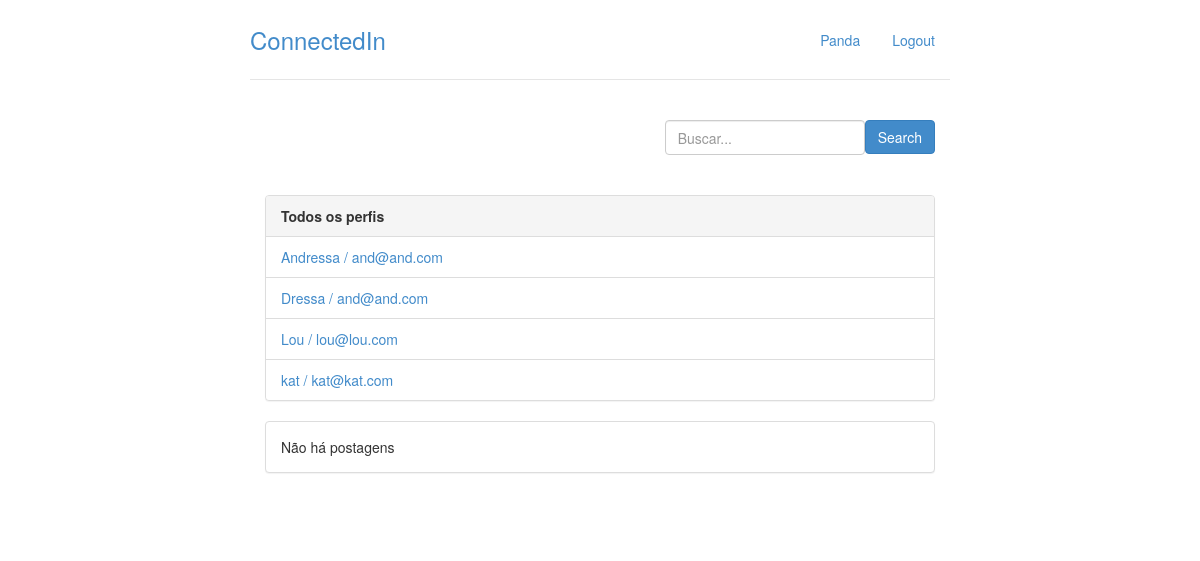
Before: / (signed in) with the older database file.
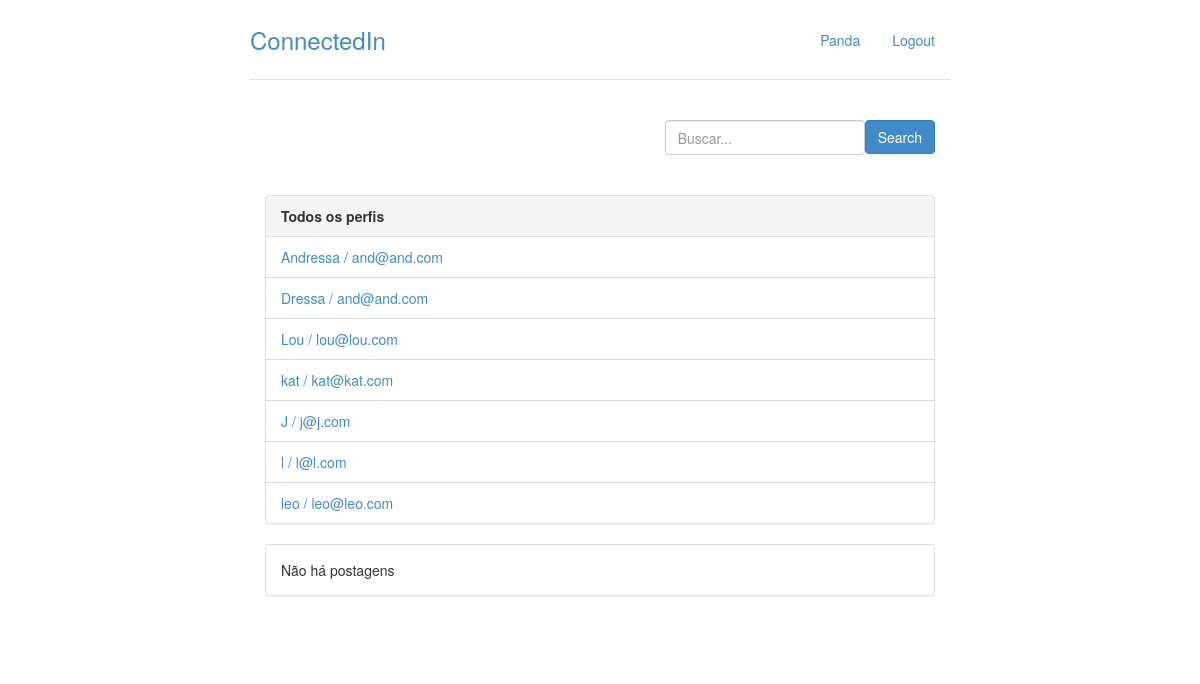
After: the same page with the newer database file.
### perfis/models.py (models this page shows, shortened)
class Perfil(models.Model):
    nome = models.CharField(max_length=255, null=False)
    telefone = models.CharField(max_length=20, null= False)
    nome_empresa = models.CharField(max_length=255, null=False)
    contatos = models.ManyToManyField('self')
    usuario = models.OneToOneField(User, related_name = "perfil", on_delete = models.CASCADE)
    perfis_bloqueados = models.ManyToManyField('self')
    @property
    def email(self):
        return self.usuario.email

### perfis/views.py (the view)
# urls.py: path('', views.index,name='index'),
@login_required
def index(request):
	perfil_logado = get_perfil_logado(request)
	return render(request, 'index.html',{'perfis' : Perfil.objects.all(), 'perfil_logado' : get_perfil_logado(request)})

### perfis/views.py (called while the page is built)
@login_required
def get_perfil_logado(request):
	return request.user.perfil

### perfis/templates/index.html
{% extends 'base.html' %}
{% block body %}
<div class="col-lg-12">
	<div class="panel panel-default">
		<div class="panel-heading">
			<strong>Todos os perfis</strong>
		</div>
		{% if perfis %}
		<ul class="list-group">
            {% for perfil in perfis %}
                {% if perfil.id != perfil_logado.id %}
                    <li class="list-group-item">
                        <a href = "{% url 'exibir' perfil.id %}">	{{ perfil.nome }} / {{ perfil.email }}
                        </a>
                    </li>
                {% endif %}
			{% endfor %}
		{% else %}
			<p>Não há perfis cadastrados</p>
		</ul>
		{% endif %}
	</div>
	<div class="panel panel-default">
		{% if perfil_logado.minha_timeline.get_timeline %}
			<div class="panel-heading">
				<strong>
					Todas as postagens
				</strong>
			</div>
			<ul class="list-group">
				{% for postagem in perfil_logado.minha_timeline.get_timeline %}
					<li class = "list-group-item">
						{{ postagem }}
						<p>{{ postagem.dt_publicacao }}
								{% if postagem.responsavel.id == perfil_logado.id %}
								<a class = "pull-right" href = "{% url 'excluir_post' postagem.id %}">Excluir</a>
								{% endif %}
						</p>
					</li>
				{% endfor %}
			</ul>
		{% else %}
			<div class="panel-body">
				Não há postagens
			</div>
		{% endif %}
	</div>
</div>
{% endblock %}

### perfis/templates/base.html (shortened to what this page needs)
{% load staticfiles %}
<!doctype html>
<html lang = "pt-br">
	<head>
		<link rel="stylesheet" href="{% static 'styles/bootstrap.css' %}">
		<link rel="stylesheet" href="{% static 'styles/main.css' %}">
	</head>
	<body>
		<div class="container">
			<div class = "header">
				<ul class = "nav nav-pills pull-right">
					<li><a href = "{% url 'exibir' perfil_logado.id %}">{{ perfil_logado.nome }}</a></li>
					<li><a href = "/logout/">Logout</a></li>
				</ul>
				<h3 class = "text-muted"><a href="{% url 'index' %}">ConnectedIn</a></h3>
			</div>
			<div class="container">
			<form class = "form-signin" action="{% url 'buscar' %}"  method="post">
				<button class="btn btn-primary pull-right" type = "submit">Search</button>
				<input type="text"	name="username"  class = "form-control pull-right"
				style="min-width: 200px; min-height: 35px; max-width: 200px; max-height: 35px;"id="nome_id"	placeholder="Buscar..." required>
			</form>
		</div>
			<div class="row content">
				{% block body%}
				{% endblock %}
			</div>
		</div>
	</body>
</html>

### perfis/static/styles/main.css (style rules this page uses)
body { padding-top: 20px; padding-bottom: 20px; }
.header, .content, .footer { padding-left: 15px; padding-right: 15px; }
.header { border-bottom: 1px solid #e5e5e5; }
.header h3 { margin-top: 0; margin-bottom: 0; line-height: 40px; padding-bottom: 19px; }
@media (min-width: 768px) { .container { max-width: 730px; } }
.content { margin: 40px 0; }
@media screen and (min-width: 768px) { .header, .content, .footer { padding-left: 0; padding-right: 0; } }
@media screen and (min-width: 768px) { .header { margin-bottom: 30px; } }

Changed rows visible on the page:
added Perfil: nome "J", email "j@j.com"
added Perfil: nome "l", email "l@l.com"
added Perfil: nome "leo", email "leo@leo.com"
